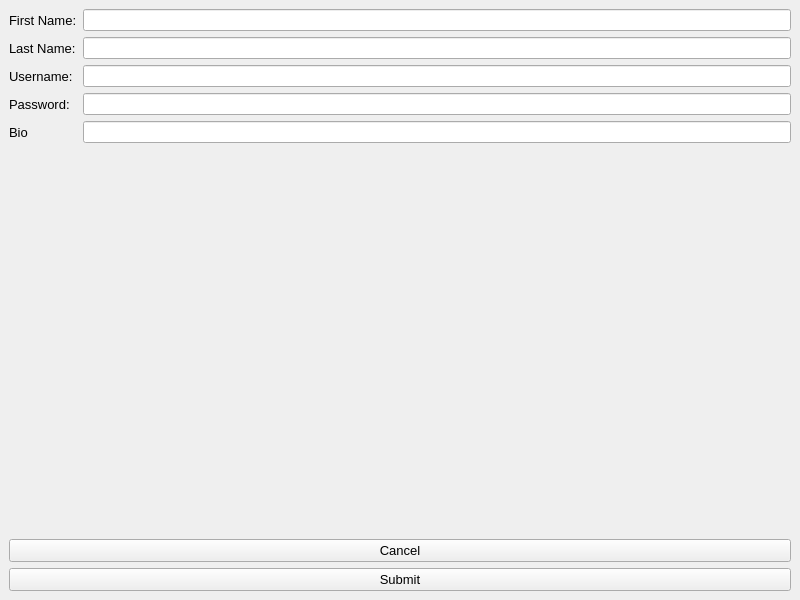
<?xml version="1.0" encoding="UTF-8"?>
<ui version="4.0">
 <class>PetAdopterWindow</class>
 <widget class="QMainWindow" name="PetAdopterWindow">
  <property name="geometry">
   <rect>
    <x>0</x>
    <y>0</y>
    <width>800</width>
    <height>600</height>
   </rect>
  </property>
  <property name="windowTitle">
   <string>Pet Adopter SignUp</string>
  </property>
  <widget class="QWidget" name="centralWidget">
   <layout class="QVBoxLayout" name="verticalLayout">
    <item>
     <layout class="QFormLayout">
      <item row="0" column="0">
       <widget class="QLabel" name="labelFirstName">
        <property name="font">
         <font>
          <pointsize>10</pointsize>
         </font>
        </property>
        <property name="text">
         <string>First Name:</string>
        </property>
       </widget>
      </item>
      <item row="0" column="1">
       <widget class="QLineEdit" name="lineEditFirstName"/>
      </item>
      <item row="1" column="0">
       <widget class="QLabel" name="labelLastName">
        <property name="font">
         <font>
          <pointsize>10</pointsize>
         </font>
        </property>
        <property name="text">
         <string>Last Name:</string>
        </property>
       </widget>
      </item>
      <item row="1" column="1">
       <widget class="QLineEdit" name="lineEditLastName"/>
      </item>
      <item row="2" column="0">
       <widget class="QLabel" name="labelUsername">
        <property name="font">
         <font>
          <pointsize>10</pointsize>
         </font>
        </property>
        <property name="text">
         <string>Username:</string>
        </property>
       </widget>
      </item>
      <item row="2" column="1">
       <widget class="QLineEdit" name="lineEditUsername"/>
      </item>
      <item row="3" column="0">
       <widget class="QLabel" name="labelPassword">
        <property name="font">
         <font>
          <pointsize>10</pointsize>
         </font>
        </property>
        <property name="text">
         <string>Password:</string>
        </property>
       </widget>
      </item>
      <item row="3" column="1">
       <widget class="QLineEdit" name="lineEditPassword"/>
      </item>
      <item row="4" column="0">
       <widget class="QLabel" name="label">
        <property name="font">
         <font>
          <pointsize>10</pointsize>
         </font>
        </property>
        <property name="text">
         <string>Bio</string>
        </property>
       </widget>
      </item>
      <item row="4" column="1">
       <widget class="QLineEdit" name="lineEditBio"/>
      </item>
     </layout>
    </item>
    <item>
     <spacer name="verticalSpacer">
      <property name="orientation">
       <enum>Qt::Vertical</enum>
      </property>
      <property name="sizeHint" stdset="0">
       <size>
        <width>20</width>
        <height>40</height>
       </size>
      </property>
     </spacer>
    </item>
    <item>
     <widget class="QPushButton" name="pushButtonCancel">
      <property name="font">
       <font>
        <pointsize>10</pointsize>
       </font>
      </property>
      <property name="text">
       <string>Cancel</string>
      </property>
     </widget>
    </item>
    <item>
     <widget class="QPushButton" name="pushButtonSubmit">
      <property name="font">
       <font>
        <pointsize>10</pointsize>
       </font>
      </property>
      <property name="text">
       <string>Submit</string>
      </property>
     </widget>
    </item>
   </layout>
  </widget>
 </widget>
 <resources/>
 <connections/>
</ui>
